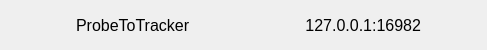
<?xml version="1.0" encoding="UTF-8"?>
<ui version="4.0">
 <class>BroadcastedToolInfo</class>
 <widget class="QWidget" name="BroadcastedToolInfo">
  <property name="geometry">
   <rect>
    <x>0</x>
    <y>0</y>
    <width>487</width>
    <height>50</height>
   </rect>
  </property>
  <property name="sizePolicy">
   <sizepolicy hsizetype="Fixed" vsizetype="Expanding">
    <horstretch>0</horstretch>
    <verstretch>0</verstretch>
   </sizepolicy>
  </property>
  <property name="minimumSize">
   <size>
    <width>0</width>
    <height>50</height>
   </size>
  </property>
  <property name="maximumSize">
   <size>
    <width>16777215</width>
    <height>50</height>
   </size>
  </property>
  <property name="windowTitle">
   <string notr="true">ToolInfo</string>
  </property>
  <layout class="QGridLayout" name="gridLayout" columnstretch="0,0,1,1,0,0,0">
   <property name="leftMargin">
    <number>2</number>
   </property>
   <property name="topMargin">
    <number>5</number>
   </property>
   <property name="rightMargin">
    <number>2</number>
   </property>
   <property name="bottomMargin">
    <number>5</number>
   </property>
   <property name="spacing">
    <number>2</number>
   </property>
   <item row="0" column="2">
    <widget class="QLabel" name="name">
     <property name="minimumSize">
      <size>
       <width>0</width>
       <height>0</height>
      </size>
     </property>
     <property name="maximumSize">
      <size>
       <width>16777215</width>
       <height>16777215</height>
      </size>
     </property>
     <property name="font">
      <font>
       <pointsize>12</pointsize>
      </font>
     </property>
     <property name="toolTip">
      <string>Transform name</string>
     </property>
     <property name="text">
      <string>ProbeToTracker</string>
     </property>
    </widget>
   </item>
   <item row="0" column="3">
    <widget class="QLabel" name="address">
     <property name="minimumSize">
      <size>
       <width>120</width>
       <height>0</height>
      </size>
     </property>
     <property name="maximumSize">
      <size>
       <width>16777215</width>
       <height>16777215</height>
      </size>
     </property>
     <property name="font">
      <font>
       <pointsize>12</pointsize>
      </font>
     </property>
     <property name="toolTip">
      <string>IP address : Port</string>
     </property>
     <property name="layoutDirection">
      <enum>Qt::LeftToRight</enum>
     </property>
     <property name="text">
      <string>127.0.0.1:16982</string>
     </property>
     <property name="alignment">
      <set>Qt::AlignRight|Qt::AlignTrailing|Qt::AlignVCenter</set>
     </property>
    </widget>
   </item>
   <item row="0" column="5">
    <widget class="QPushButton" name="edit">
     <property name="minimumSize">
      <size>
       <width>30</width>
       <height>30</height>
      </size>
     </property>
     <property name="maximumSize">
      <size>
       <width>30</width>
       <height>30</height>
      </size>
     </property>
     <property name="toolTip">
      <string>Edit</string>
     </property>
     <property name="text">
      <string/>
     </property>
     <property name="icon">
      <iconset resource="../PlusBroadcasterDaemon.qrc">
       <normaloff>:/icons/Resources/icon_Edit.png</normaloff>:/icons/Resources/icon_Edit.png</iconset>
     </property>
     <property name="iconSize">
      <size>
       <width>25</width>
       <height>25</height>
      </size>
     </property>
     <property name="flat">
      <bool>true</bool>
     </property>
    </widget>
   </item>
   <item row="0" column="6">
    <widget class="QPushButton" name="del">
     <property name="minimumSize">
      <size>
       <width>30</width>
       <height>30</height>
      </size>
     </property>
     <property name="maximumSize">
      <size>
       <width>30</width>
       <height>30</height>
      </size>
     </property>
     <property name="toolTip">
      <string>Delete</string>
     </property>
     <property name="text">
      <string/>
     </property>
     <property name="icon">
      <iconset resource="../PlusBroadcasterDaemon.qrc">
       <normaloff>:/icons/Resources/icon_Delete.png</normaloff>:/icons/Resources/icon_Delete.png</iconset>
     </property>
     <property name="iconSize">
      <size>
       <width>30</width>
       <height>30</height>
      </size>
     </property>
     <property name="flat">
      <bool>true</bool>
     </property>
    </widget>
   </item>
   <item row="0" column="1">
    <widget class="QPushButton" name="status">
     <property name="enabled">
      <bool>true</bool>
     </property>
     <property name="minimumSize">
      <size>
       <width>30</width>
       <height>30</height>
      </size>
     </property>
     <property name="maximumSize">
      <size>
       <width>30</width>
       <height>30</height>
      </size>
     </property>
     <property name="focusPolicy">
      <enum>Qt::NoFocus</enum>
     </property>
     <property name="toolTip">
      <string/>
     </property>
     <property name="text">
      <string/>
     </property>
     <property name="icon">
      <iconset resource="../PlusBroadcasterDaemon.qrc">
       <normaloff>:/icons/Resources/icon_StatusGreen.png</normaloff>:/icons/Resources/icon_StatusGreen.png</iconset>
     </property>
     <property name="iconSize">
      <size>
       <width>20</width>
       <height>20</height>
      </size>
     </property>
     <property name="checkable">
      <bool>false</bool>
     </property>
     <property name="autoDefault">
      <bool>false</bool>
     </property>
     <property name="default">
      <bool>false</bool>
     </property>
     <property name="flat">
      <bool>true</bool>
     </property>
    </widget>
   </item>
   <item row="0" column="0">
    <widget class="QPushButton" name="pause">
     <property name="toolTip">
      <string>Pause broadcasting</string>
     </property>
     <property name="text">
      <string/>
     </property>
     <property name="icon">
      <iconset resource="../PlusBroadcasterDaemon.qrc">
       <normaloff>:/icons/Resources/icon_Pause.png</normaloff>:/icons/Resources/icon_Pause.png</iconset>
     </property>
     <property name="flat">
      <bool>true</bool>
     </property>
    </widget>
   </item>
  </layout>
 </widget>
 <resources>
  <include location="../PlusBroadcasterDaemon.qrc"/>
 </resources>
 <connections/>
</ui>
